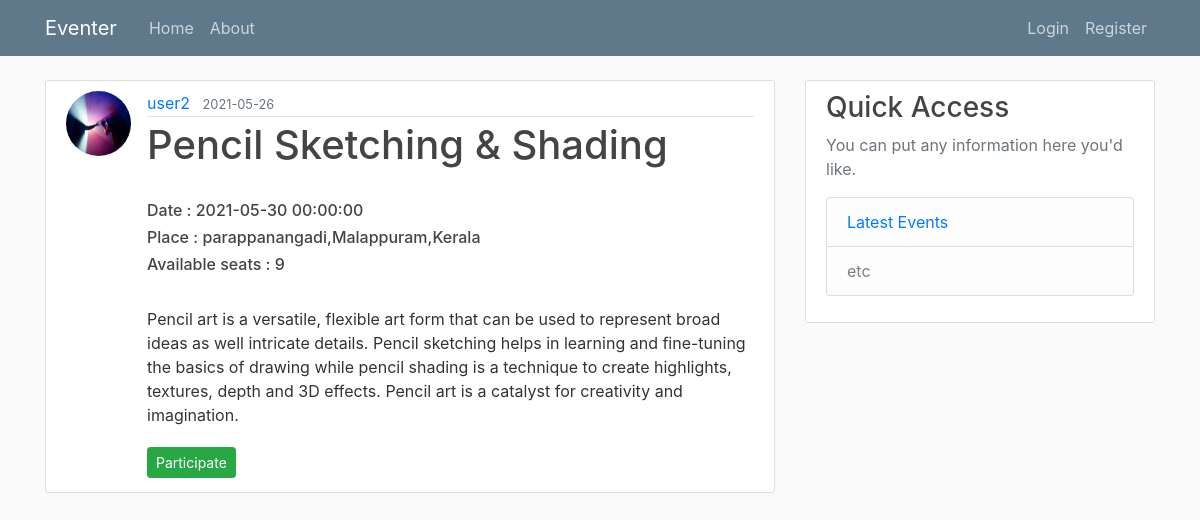
Screenshot of /event/2 with the database file from the repository.
### project/models.py (models this page shows, shortened)
class User(db.Model,UserMixin):
    id = db.Column(db.Integer, primary_key=True)
    username = db.Column(db.String(20),unique=True,nullable=False)
    email = db.Column(db.String(50),unique=True,nullable=False)
    image_file = db.Column(db.String(120),nullable=False,default='default.jpg')
    password_hash = db.Column(db.String(160),nullable=False)
    email_varified = db.Column(db.Boolean, nullable=False, default=False)
    events = db.relationship('Event',backref='author',lazy=True)
    participated_events = db.relationship(
            'Event',secondary=participated_events, backref='participents', lazy=True)

class Event(db.Model):
    id = db.Column(db.Integer,primary_key=True)
    user_id = db.Column(db.Integer,db.ForeignKey('user.id'),nullable=False)
    title = db.Column(db.String(50),nullable=False)
    date_posted = db.Column(db.DateTime,nullable=False,default=datetime.utcnow)
    event_date = db.Column(db.DateTime,nullable=False)
    state = db.Column(db.String(20),nullable=False)
    city = db.Column(db.String(20),nullable=False)
    place = db.Column(db.String(50),nullable=False)
    category = db.Column(db.String(50),nullable=False)
    seat = db.Column(db.Integer)
    description = db.Column(db.Text,nullable=False)

### project/events/views.py (the view)
@events.route('/event/<int:event_id>')
def event(event_id):
    event = Event.query.get_or_404(event_id)
    if current_user in event.participents:
        pprint('found')
    return render_template('event.html',title=event.title,event=event)

### project/templates/event.html (shortened to what this page needs)
{% extends "layout.html" %}
{% block content %}
  <article class="media content-section">
    <img class="rounded-circle article-img" src="{{ url_for('static', filename='profile_pics/' + event.author.image_file) }}">
    <div class="media-body">
      <div class="article-metadata">
        <a class="mr-2" href="{{url_for('events.user_events',username=event.author.username)}}">{{ event.author.username }}</a>
        <small class="text-muted">{{ event.date_posted.strftime('%Y-%m-%d') }}</small>
      </div>
      <h1 class="article-title">{{ event.title }}</h1>
      <br>
      <h6> Date : {{event.event_date}}</h6>
      <h6> Place : {{event.place}},{{event.city}},{{event.state}}</h6>
      {% if current_user == event.author %}
      <h6> Total Participent :
        {{ event.participents.__len__() }}
      {% else %}
      <h6> Available seats :
        {% if event.seat != 0 %}
          {{event.seat }}
        {% else %}
          No seats available
        {% endif %}
      </h6>
      {% endif %}
      <p class="article-content"><br>{{ event.description }}</p>
      {% if event.author == current_user %}
          <div>
            <a class="btn btn-secondary btn-sm mt-1 mb-1" href="{{ url_for('events.update_event', event_id=event.id) }}">Update</a>
            <button type="button" class="btn btn-danger btn-sm m-1" data-toggle="modal" data-target="#deleteModal">Delete</button>
            <br>
            <a class="btn btn-success btn-sm mt-1 mb-1" href="{{ url_for('events.participent_pdf', event_id=event.id) }}">Download Participent Details</a>
          </div>
      {% else %}
            {% if current_user in event.participents %}
            <a class="btn btn-danger btn-sm mt-1 mb-1" href="{{ url_for('events.cancel_participate', event_id=event.id) }}">Cancel</a>
            {% else %}
              {% if event.seat != 0 %}
              <a class="btn btn-success btn-sm mt-1 mb-1" href="{{ url_for('events.participate_in_event', event_id=event.id) }}">Participate</a>
              {% endif %}
            {% endif %}
        {% endif %}
    </div>
  </article>
{% endblock content %}

### project/static/main.css (style rules this page uses)
body { background: #fafafa; color: #333333; margin-top: 5rem; }
h1, h2, h3, h4, h5, h6 { color: #444444; }
.content-section { background: #ffffff; padding: 10px 20px; border: 1px solid #dddddd; border-radius: 3px; margin-bottom: 20px; }
.article-title { color: #444444; }
.article-content { white-space: pre-line; }
.article-img { height: 65px; width: 65px; margin-right: 16px; }
.article-metadata { padding-bottom: 1px; margin-bottom: 4px; border-bottom: 1px solid #e3e3e3 }

### rows the page displays
User: image_file (picture), author.username "user2"
Event: date_posted "2021-05-26", title "Pencil Sketching & Shading", event_date "2021-05-30 00:00:00", place "parappanangadi", city "Malappuram", state "Kerala", seat "9", description "Pencil art is a versatile, flexible art form that can be used to represent broad ideas as well intricate details. Pencil sketching helps in learning and fine-tuning the basics of drawing while pencil shading is a technique to create highlights, textures, depth and 3D effects. Pencil art is a catalyst for creativity and imagination."
